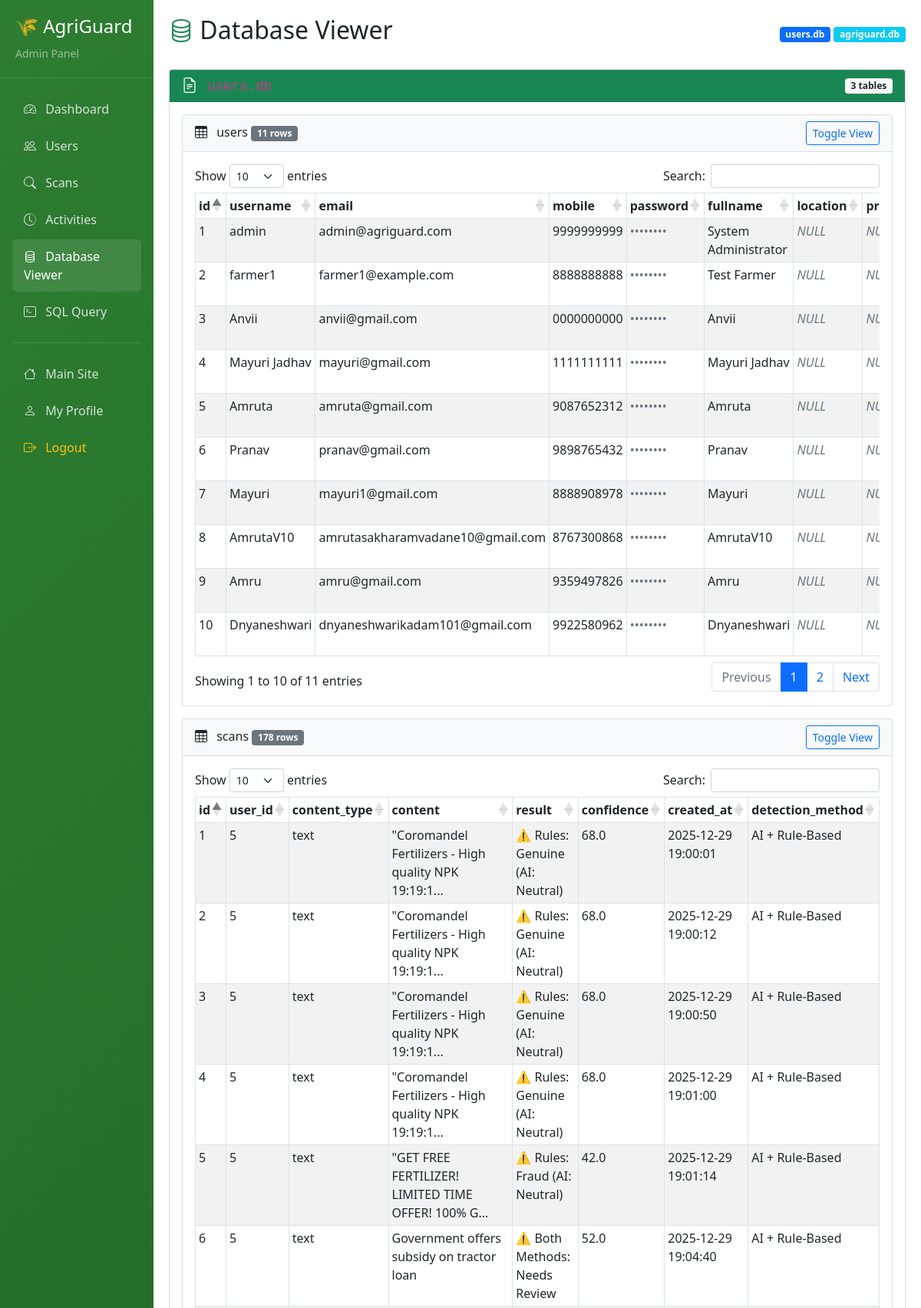
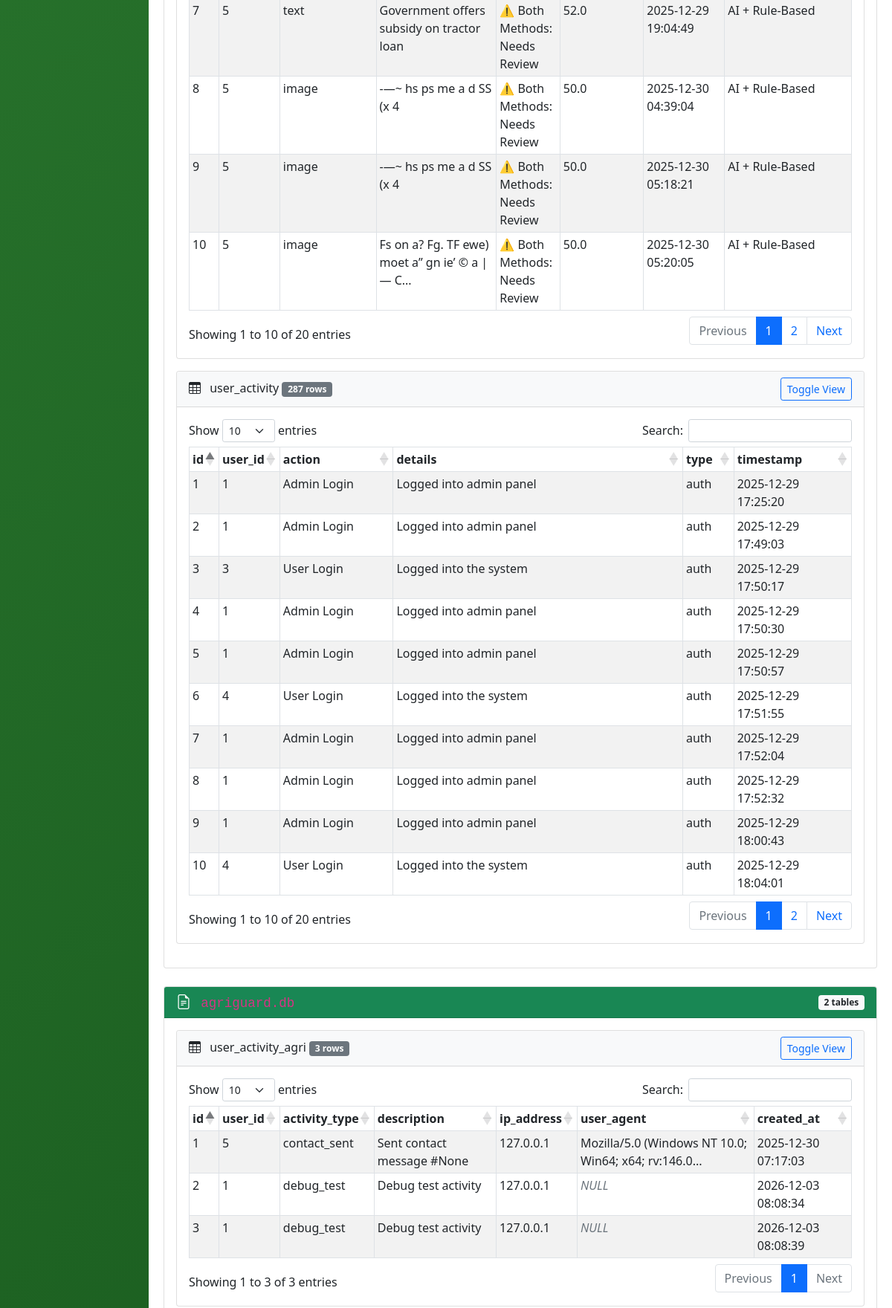
The app's page /admin/database-viewer (signed in, upper part) with its own data (2 pictures, top to bottom).
### tables this page shows
CREATE TABLE users(
                id INTEGER PRIMARY KEY AUTOINCREMENT,
                username TEXT UNIQUE NOT NULL,
                email TEXT UNIQUE NOT NULL,
                mobile TEXT UNIQUE NOT NULL,
                password TEXT NOT NULL,
                fullname TEXT,
                location TEXT,
                profile_pic TEXT,
                language TEXT DEFAULT 'en',
                email_notifications BOOLEAN DEFAULT 1,
                account_type TEXT DEFAULT 'standard',
                created_at TIMESTAMP DEFAULT CURRENT_TIMESTAMP,
                reset_token TEXT,
                reset_token_expiry DATETIME
            , role TEXT);

CREATE TABLE scans (
                id INTEGER PRIMARY KEY AUTOINCREMENT,
                user_id INTEGER,
                content_type TEXT,
                content TEXT,
                result TEXT,
                confidence REAL,
                created_at TIMESTAMP DEFAULT CURRENT_TIMESTAMP, detection_method TEXT DEFAULT 'rule-based',
                FOREIGN KEY (user_id) REFERENCES users(id) ON DELETE CASCADE
            );

CREATE TABLE user_activity (
                id INTEGER PRIMARY KEY AUTOINCREMENT,
                user_id INTEGER,
                action TEXT,
                details TEXT,
                type TEXT,
                timestamp TIMESTAMP DEFAULT CURRENT_TIMESTAMP,
                FOREIGN KEY (user_id) REFERENCES users(id) ON DELETE CASCADE
            );

### app.py (the view)
@app.route("/admin/database-viewer")
@admin_required
def admin_database_viewer():
    import sqlite3
    import json
    db_files = ['users.db', 'agriguard.db']
    databases = {}
    for db_file in db_files:
        try:
            conn = sqlite3.connect(db_file)
            conn.row_factory = sqlite3.Row
            cursor = conn.cursor()
            cursor.execute("SELECT name FROM sqlite_master WHERE type='table' AND name NOT LIKE 'sqlite_%'")
            tables = [row[0] for row in cursor.fetchall()]
            db_tables = {}
            for table in tables:
                cursor.execute(f"SELECT COUNT(*) as count FROM {table}")
                count = cursor.fetchone()['count']
                cursor.execute(f"SELECT * FROM {table} LIMIT 20")
                rows = [dict(row) for row in cursor.fetchall()]
                if rows:
                    columns = list(rows[0].keys())
                else:
                    cursor.execute(f"PRAGMA table_info({table})")
                    columns = [row[1] for row in cursor.fetchall()]
                db_tables[table] = {
                    'columns': columns,
                    'row_count': count,
                    'data': rows
                }
            databases[db_file] = db_tables
            conn.close()
        except Exception as e:
            databases[db_file] = {'error': str(e)}
    return render_template("admin_database_viewer.html",
                         databases=databases,
                         is_admin=True)

### app.py (called while the page is built)
def admin_required(f):
    @wraps(f)
    def decorated_function(*args, **kwargs):
        if 'user_id' not in session:
            flash("Please login first", "error")
            return redirect(url_for('login_selector'))
        user_role = session.get('role', 'farmer').lower()
        is_admin = user_role == 'admin'
        print(f"DEBUG: Checking admin access - role={user_role}, is_admin={is_admin}")
        print(f"DEBUG: Full session keys: {list(session.keys())}")
        if not is_admin:
            print(f"❌ Admin access denied for user {session.get('username')} with role {user_role}")
            flash(f"Admin access required! Your role is: {user_role}", "error")
            return render_template("admin_access.html")
        print(f"✅ Admin access granted for user {session.get('username')}")
        return f(*args, **kwargs)
    return decorated_function

@app.context_processor
def inject_user():
    is_admin = False
    if 'user_id' in session:
        user_role = session.get('role', 'farmer').lower()
        is_admin = (user_role == 'admin')
    return dict(
        current_user=session.get("username"),
        current_lang=session.get("lang", "en"),
        is_logged_in="user_id" in session,
        is_admin=is_admin,
        current_path=request.path,
        ml_available=ML_AVAILABLE
   )

### templates/admin_database_viewer.html (shortened to what this page needs)
<!DOCTYPE html>
<html lang="en">
<head>
    <link href="https://cdn.jsdelivr.net/npm/bootstrap@5.1.3/dist/css/bootstrap.min.css" rel="stylesheet">
    <link rel="stylesheet" href="https://cdn.jsdelivr.net/npm/bootstrap-icons@1.8.1/font/bootstrap-icons.css">
    <link rel="stylesheet" href="https://cdn.datatables.net/1.11.5/css/dataTables.bootstrap5.min.css">
</head>
<body>
    {% extends "admin_base.html" %}
    {% block content %}
    <div class="d-flex justify-content-between align-items-center mb-4">
        <h2><i class="bi bi-database text-success"></i> Database Viewer</h2>
        <div>
            <span class="badge bg-primary">users.db</span>
            <span class="badge bg-info">agriguard.db</span>
        </div>
    </div>
    {% for db_file, tables in databases.items() %}
    <div class="card mb-4">
        <div class="card-header bg-success text-white d-flex justify-content-between align-items-center">
            <h5 class="mb-0">
                <i class="bi bi-file-earmark-text me-2"></i>
                <code>{{ db_file }}</code>
            </h5>
            <span class="badge bg-light text-dark">{{ tables|length }} tables</span>
        </div>
        <div class="card-body">
            {% if tables is mapping %}
                {% for table_name, table_data in tables.items() %}
                <div class="card mb-3">
                    <div class="card-header bg-light">
                        <h6 class="mb-0 d-flex justify-content-between align-items-center">
                            <span>
                                <i class="bi bi-table me-2"></i>
                                {{ table_name }}
                                <span class="badge bg-secondary">{{ table_data.row_count }} rows</span>
                            </span>
                            <button class="btn btn-sm btn-outline-primary"
                                    type="button"
                                    data-bs-toggle="collapse"
                                    data-bs-target="#table-{{ db_file|replace('.', '-') }}-{{ table_name }}">
                                Toggle View
                            </button>
                        </h6>
                    </div>
                    <div class="collapse show" id="table-{{ db_file|replace('.', '-') }}-{{ table_name }}">
                        <div class="card-body">
                            {% if table_data.data %}
                            <div class="table-responsive">
                                <table class="table table-sm table-striped table-bordered"
                                       id="table-{{ db_file|replace('.', '-') }}-{{ table_name }}-data">
                                    <thead>
                                        <tr>
                                            {% for col in table_data.columns %}
                                            <th>{{ col }}</th>
                                            {% endfor %}
                                        </tr>
                                    </thead>
                                    <tbody>
                                        {% for row in table_data.data %}
                                        <tr>
                                            {% for col in table_data.columns %}
                                            <td>
                                                {% if col in ['password', 'reset_token'] %}
                                                <span class="text-muted">••••••••</span>
                                                {% elif row[col] is none %}
                                                <em class="text-muted">NULL</em>
                                                {% elif row[col] is string and row[col]|length > 50 %}
                                                <span title="{{ row[col] }}" data-bs-toggle="tooltip">
                                                    {{ row[col][:50] }}...
                                                </span>
                                                {% else %}
                                                {{ row[col] }}
                                                {% endif %}
                                            </td>
                                            {% endfor %}
                                        </tr>
                                        {% endfor %}
                                    </tbody>
                                </table>
                            </div>
                            {% else %}
                            <div class="alert alert-info">
                                No records found in this table.
                            </div>
                            {% endif %}
                        </div>
                    </div>
                </div>
                {% endfor %}
            {% else %}
                <div class="alert alert-danger">
                    <strong>Error:</strong> {{ tables.error }}
                </div>
            {% endif %}
        </div>
    </div>
    {% endfor %}
    {% endblock %}

### records on screen
users: id "1" "admin" "admin@agriguard.com" "9999999999" "System Administrator"
users: id "2" "farmer1" "farmer1@example.com" "8888888888" "Test Farmer"
users: id "3" "Anvii" "anvii@gmail.com" "0000000000" "Anvii"
users: id "4" "Mayuri Jadhav" "mayuri@gmail.com" "1111111111" "Mayuri Jadhav"
users: id "5" "Amruta" "amruta@gmail.com" "9087652312" "Amruta"
users: id "6" "Pranav" "pranav@gmail.com" "9898765432" "Pranav"
users: id "7" "Mayuri" "mayuri1@gmail.com" "8888908978" "Mayuri"
users: id "8" "AmrutaV10" "amrutasakharamvadane10@gmail.com" "8767300868" "AmrutaV10"
users: id "9" "Amru" "amru@gmail.com" "9359497826" "Amru"
users: id "10" "Dnyaneshwari" "dnyaneshwarikadam101@gmail.com" "9922580962" "Dnyaneshwari"
scans: id "1" "5" "text" "⚠️ Rules: Genuine (AI: Neutral)" "68.0" "2025-12-29 19:00:01" "AI + Rule-Based", content "\"Coromandel Fertilizers - High quality NPK 19:19:1"
scans: id "2" "5" "text" "⚠️ Rules: Genuine (AI: Neutral)" "68.0" "2025-12-29 19:00:12" "AI + Rule-Based", content "\"Coromandel Fertilizers - High quality NPK 19:19:1"
scans: id "3" "5" "text" "⚠️ Rules: Genuine (AI: Neutral)" "68.0" "2025-12-29 19:00:50" "AI + Rule-Based", content "\"Coromandel Fertilizers - High quality NPK 19:19:1"
scans: id "4" "5" "text" "⚠️ Rules: Genuine (AI: Neutral)" "68.0" "2025-12-29 19:01:00" "AI + Rule-Based", content "\"Coromandel Fertilizers - High quality NPK 19:19:1"
scans: id "5" "5" "text" "⚠️ Rules: Fraud (AI: Neutral)" "42.0" "2025-12-29 19:01:14" "AI + Rule-Based", content "\"GET FREE FERTILIZER! LIMITED TIME OFFER! 100% G"
scans: id "6" "5" "text" "Government offers subsidy on tractor loan" "⚠️ Both Methods: Needs Review" "52.0" "2025-12-29 19:04:40" "AI + Rule-Based"
scans: id "7" "5" "text" "Government offers subsidy on tractor loan" "⚠️ Both Methods: Needs Review" "52.0" "2025-12-29 19:04:49" "AI + Rule-Based"
scans: id "8" "5" "image" "-—~ hs ps me a d SS (x 4" "⚠️ Both Methods: Needs Review" "50.0" "2025-12-30 04:39:04" "AI + Rule-Based"
scans: id "9" "5" "image" "-—~ hs ps me a d SS (x 4" "⚠️ Both Methods: Needs Review" "50.0" "2025-12-30 05:18:21" "AI + Rule-Based"
scans: id "10" "5" "image" "⚠️ Both Methods: Needs Review" "50.0" "2025-12-30 05:20:05" "AI + Rule-Based", content "Fs on a? Fg. TF ewe) moet a” gn ie’ © a | — C"
user_activity: id "1" "1" "Admin Login" "Logged into admin panel" "auth" "2025-12-29 17:25:20"
user_activity: id "2" "1" "Admin Login" "Logged into admin panel" "auth" "2025-12-29 17:49:03"
user_activity: id "3" "3" "User Login" "Logged into the system" "auth" "2025-12-29 17:50:17"
user_activity: id "4" "1" "Admin Login" "Logged into admin panel" "auth" "2025-12-29 17:50:30"
user_activity: id "5" "1" "Admin Login" "Logged into admin panel" "auth" "2025-12-29 17:50:57"
user_activity: id "6" "4" "User Login" "Logged into the system" "auth" "2025-12-29 17:51:55"
user_activity: id "7" "1" "Admin Login" "Logged into admin panel" "auth" "2025-12-29 17:52:04"
user_activity: id "8" "1" "Admin Login" "Logged into admin panel" "auth" "2025-12-29 17:52:32"
user_activity: id "9" "1" "Admin Login" "Logged into admin panel" "auth" "2025-12-29 18:00:43"
user_activity: id "10" "4" "User Login" "Logged into the system" "auth" "2025-12-29 18:04:01"

### other values on screen
{{ tables|length }} "3" "2"
{{ table_name }} "users" "scans" "user_activity" "user_activity_agri"
{{ table_data.row_count }} "11" "178" "287" "3"
{{ col }} "id" "username" "email" "mobile" "password" "fullname" "location" "id" "user_id" "content_type" "content" "result" "confidence" "created_at" "detection_method" "id" "user_id" "action" "details" "type" "timestamp" "id" "user_id" "activity_type" "description" "ip_address" "user_agent" "created_at"
{{ row[col] }} "1" "5" "contact_sent" "Sent contact message #None" "127.0.0.1" "2025-12-30 07:17:03" "2" "1" "debug_test" "Debug test activity" "127.0.0.1" "2026-12-03 08:08:34" "3" "1" "debug_test" "Debug test activity" "127.0.0.1" "2026-12-03 08:08:39"
{{ row[col][:50] }} "Mozilla/5.0 (Windows NT 10.0; Win64; x64; rv:146.0"
